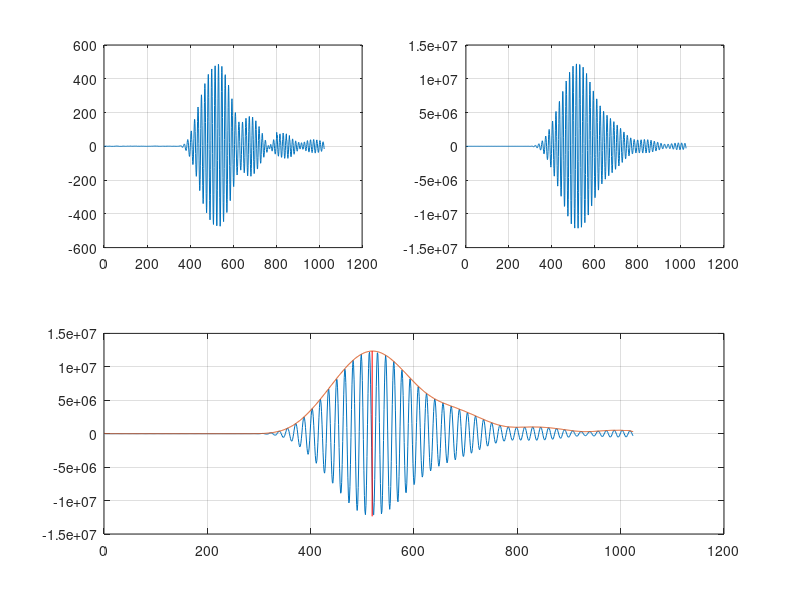

MATLAB code for this plot:
clear, clc, close all;
A = importdata('rawData1.txt');
B = importdata('refData1.txt');

C = conv(A, B, 'same');
subplot(2,2,1)
plot(A), grid on, hold on
subplot(2,2,2)
plot(C), grid on
N = length(C);
X = fft(C);

fp = 2: N/2 ;
fn = (N)/2 + 2 : N;

S(fp) = X(fp) * 2;
S(fn) = 0;

s = ifft(S);
%plot(A), grid on
z = abs(s);
m = max(z);
for i= 1:length(z)
   if z(i) == m
      o = i;
      break
   end
end

subplot(2,1,2)
plot(C), grid on, hold on
plot(z), hold on
x = linspace(o, o, 2);
y = linspace(-m, m, 2);
line(x, y, 'color', 'red')
